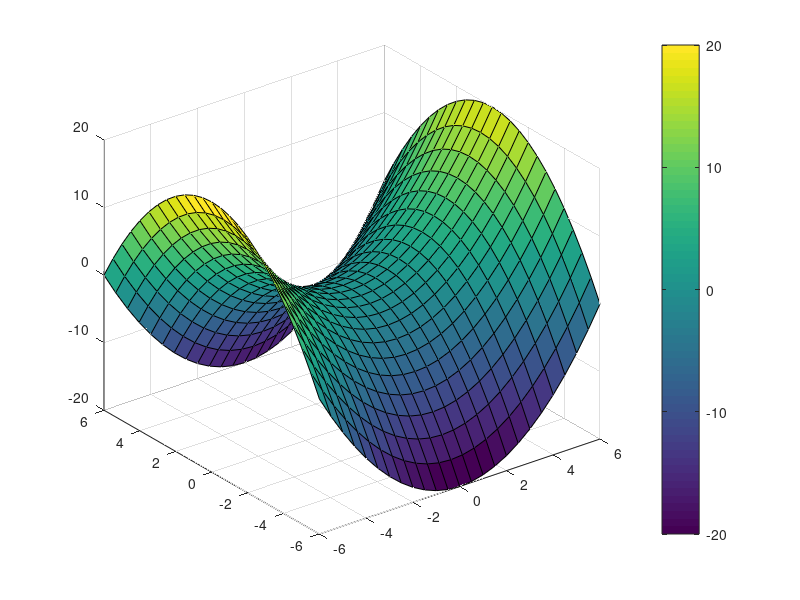

This figure's MATLAB source:
function hyperbolicPotentialAndField
V_DC = 5; %5V
V_AC = 0; %0V
r0   = 3; %3mm
l = 0.5 %steglengde for meshgrid
[X,Y] = meshgrid(-2*r0:l:2*r0,-2*r0:l:2*r0); %%opprett meshgrip for surface plot
V = V_DC.*(X.^2-Y.^2)./((r0)^2);
figure(1);
h = surf(X,Y,V);
colorbar;